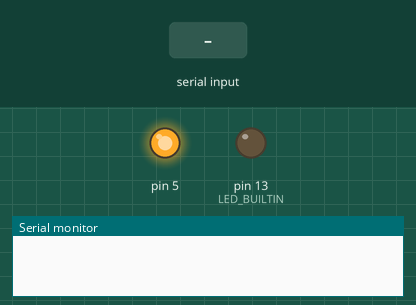
Recording of a sketch running on a simulated Arduino Uno, built with avr-gcc and run on an emulated ATmega328P. Shown: output pins drawn as LEDs (lit = HIGH), the last lines printed to the serial monitor. Inputs (shaded band) come from the test bench.

Above: at 1.2 s.
1.3 s: "1\n" received over Serial
At 2.2 s:
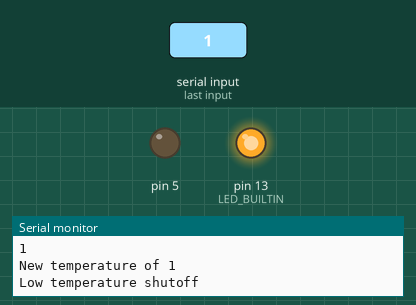
2.8 s: "0\n" received over Serial
At 3.3 s:
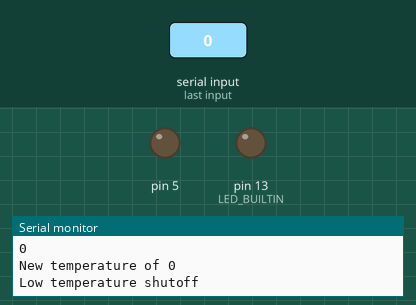
4.3 s: "2\n" received over Serial
At 8.5 s:
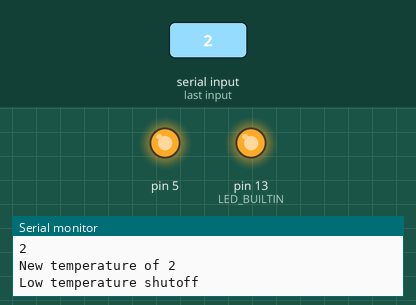
Timing chart, 0 to 10.0 s (numbered marks = the images above; inputs shaded):
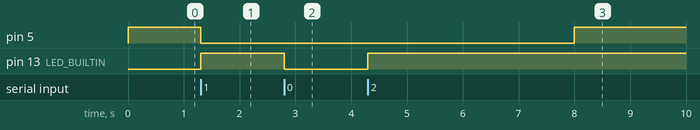

Measured:
- after the input at 1.3 s, pin 5: HIGH → LOW at once; pin 13 (LED_BUILTIN): LOW → HIGH at once
- after the input at 2.8 s, pin 13 (LED_BUILTIN): HIGH → LOW at once
- after the input at 4.3 s, pin 5: LOW → HIGH after 3.7 s instead of 1.7 s; pin 13 (LED_BUILTIN): LOW → HIGH at once

The sketch:

fan_control.ino
```cpp
static const uint8_t pwm_period = 79; // 16 MHz / 25 KHz / 8 (prescalar value) - 1
static const uint8_t min_duty_cycle = 10;

static const uint8_t shutoff_temp = 40;
static const uint8_t low_temp = 46;
static const uint8_t high_temp = 80;

static bool data_rx = false;
static uint8_t missed_count = 0;
static bool alarm = false;
static bool shutoff = false;

ISR(TIMER1_COMPA_vect) {
    if (!data_rx) { // Haven't received new data since the last timer interrupt
        missed_count++; // yes, this can eventually overflow - it doesn't really matter
        if (missed_count == 3) {
            alarm = true;
        }
    } else {
        missed_count = 0;
    }
    data_rx = false;
}

void set_duty_cycle(uint8_t duty_cycle) {
    //if (duty_cycle < min_duty_cycle) duty_cycle = min_duty_cycle;
    if (duty_cycle > 100) duty_cycle = 100;
    uint16_t period = pwm_period + 1;
    period = (period * duty_cycle) / 100;
    OCR0B = period;
}

void setup() {
    cli();

    pinMode(PD5, OUTPUT);
    pinMode(LED_BUILTIN, OUTPUT);

    // Configure Timer 0 as a PWM with 25kHz frequency
    // Fast PWM: count from BOTTOM to TOP; TOP is OCR0A with WGM2:0 = 7
    // Non-inverting compare match: clear OC0B on match with OCR0B; set at BOTTOM
    // Signal will be on PD5
    TCCR0A = 0x23; // OC0A disabled, OC0B will be set on match and cleared on BOTTOM; WGM0[1:0] = 2'b11
    TCCR0B = 0x08; // WGM0[2] = 1'b1 - this gives WGM0 == 7 for fast PWM using OCR0A as TOP
    TCNT0 = 0;
    OCR0A = pwm_period;
    set_duty_cycle(100); // Default to 100% duty cycle
    TCCR0B |= 0x2; // Set prescaler to 8; enable timer
    TIMSK0 = 0; // No interrupts

    // Configure Timer 1 as a standard timer with period 3s
    TCCR1A = 0;
    TCCR1B = 0;
    TCNT1 = 0;
    OCR1A = 15624; // Corresponds to 1s combined with prescalar value of 1024
    TCCR1B |= (1 << WGM12); // Reset timer on match
    TIMSK1 = (1 << OCIE1A); // Interrupt on match

    sei();

    TCCR1B |= 0x5; // Set prescaler to 1024; enable timer

    Serial.begin(115200);
}

void loop() {
    static uint8_t char_idx = 0;
    static char char_buffer[3];

    if (alarm) { // Something is wrong
        //digitalWrite(LED_BUILTIN, !digitalRead(LED_BUILTIN));
        set_duty_cycle(100); // Set fans to max!
        shutoff = false;
        alarm = false;
    }

    bool new_data = false;
    uint16_t temperature;
    while (Serial.available() > 0) {
        char data = Serial.read();
        Serial.write(data);
        if (data == '\n') {
            if (char_idx > 0) {
                temperature = 0;
                for (uint8_t i = 0; i < char_idx; i++) {
                    temperature *= 10;
                    temperature += char_buffer[i] - 0x30;
                }
                new_data = true;
                data_rx = true;
                digitalWrite(LED_BUILTIN, !digitalRead(LED_BUILTIN));
                char_idx = 0;
            } else {
                alarm = true;
            }
        } else if (('0' <= data) && (data <= '9')) {
            if (char_idx < 3) {
                char_buffer[char_idx++] = data;
            } else {
                alarm == true;
                char_idx = 0;
            }
        } else {
            alarm = true;
            char_idx = 0;
        }
    }

    if (new_data) {
        Serial.print("New temperature of ");
        Serial.print(temperature);
        Serial.print("\n");
        if (temperature <= low_temp) {
            if (shutoff || (temperature <= shutoff_temp)) {
                Serial.print("Low temperature shutoff\n");
                shutoff = true;
                set_duty_cycle(0);
            } else {
                set_duty_cycle(min_duty_cycle);
            }
        } else if (temperature < high_temp) {
            shutoff = false;
            uint16_t temp_gap = temperature - low_temp;
            uint16_t boost_cycle = ((100 - min_duty_cycle) * temp_gap) / (high_temp - low_temp);
            uint8_t duty_cycle = min_duty_cycle + boost_cycle;
            set_duty_cycle(duty_cycle);
            //Serial.print("Duty cycle of ");
            //Serial.print(duty_cycle);
            //Serial.print("\n");
        } else {
            shutoff = false;
            set_duty_cycle(100);
        }
    }
}
```
